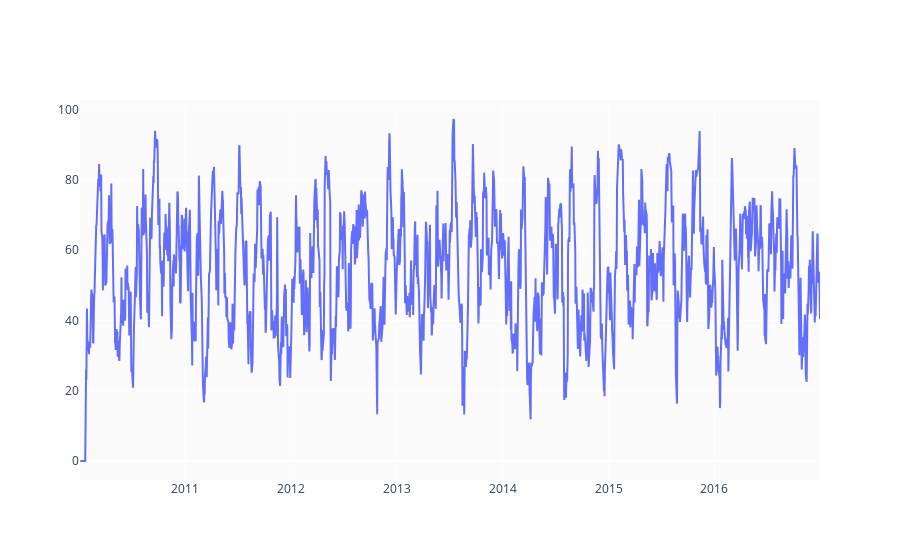

Notebook code cell kept with this figure:
### Code cell
# relative strength index
def relative_strength_idx(df, n=14):
    close = df['ClosePrice']
    delta = close.diff()
    delta = delta[1:]
    priceUp = delta.copy()
    priceDown = delta.copy()
    priceUp[priceUp < 0] = 0
    priceDown[priceDown > 0] = 0
    rollUp = priceUp.rolling(n).mean()
    rollDown = priceDown.abs().rolling(n).mean()
    rs = rollUp / rollDown
    rsi = 100.0 - (100.0 / (1.0 + rs))
    return rsi

df['RSI'] = relative_strength_idx(df).fillna(0)

fig = go.Figure(go.Scatter(x=df.Date, y=df.RSI, name='RSI'))
fig.show()

### Figure 1 — Plotly figure (JSON) as saved in the notebook; plotly's stock layout.template omitted (floating-point values rounded to 4 significant figures; data arrays with more than 128 entries replaced by an {"elided": "..."} marker saying what was removed)
{"data": [{"name": "RSI", "type": "scatter", "x": {"elided": "1762 str values"}, "y": {"elided": "1762 float values"}}], "layout": {}}
